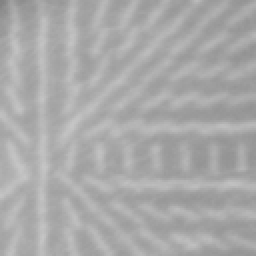
%> input picture Procesamiento de imagenes/New folder/guia6 (1)/guia6/test_arc/test_arc_13.png, 128 x 128 px (shown 2 times larger); its folder holds 4 pictures in this run
$ octave carga1.m   (GNU Octave 9; MATLAB toolbox functions it lacks are replaced by stand-ins)
%> lines starting %> are read from the running program, lines starting %| are printed output that depends on the picture
### Procesamiento de imagenes/New folder/guia6 (1)/guia6 (1)/guia6/guia6/funcionlbp.m
function [VCK,x,y]=funcionlbp(I)

[f,c]=size(I);
Pesos=[1 2 4 ; 128 1 8 ; 64 32 16];
I1=zeros(3,3);
x=[1;2;4;8;16;32;64;128];
y=zeros(1,8);
n=0; p=0; q=0; r=0; s=0; t=0; u=0; v=0;
for i=2:1:f-1
    for j=2:1:c-1

     if I(i-1,j-1)>=I(i,j)
        I1(1,1)=1;
        else
        I1(1,1)=0;
     end
     if I(i-1,j)>=I(i,j)
        I1(1,2)=1;
     else
        I1(1,2)=0;
     end

     if I(i-1,j+1)>=I(i,j)
        I1(1,3)=1;
     else
        I1(1,3)=0;
     end

     if I(i,j-1)>=I(i,j)
        I1(2,1)=1;
     else
        I1(2,1)=0;
     end

     if I(i,j)==I(i,j)
        I1(2,2)=0;
     end

     if I(i,j+1)>=I(i,j)
        I1(2,3)=1;
     else
        I1(2,3)=0;
     end

     if I(i+1,j-1)>=I(i,j)
        I1(3,1)=1;
     else
        I1(3,1)=0;
     end

     if I(i+1,j)>=I(i,j)
        I1(3,2)=1;
     else
        I1(3,2)=0;
     end

     if I(i+1,j+1)>=I(i,j)
        I1(3,3)=1;
     else
        I1(3,3)=0;
     end

     G=I1.*Pesos;
     H=sum(sum(G));
     VCK(i-1,j-1)=H;

    end
end


for i=2:1:f-1
    for j=2:1:c-1

     if I(i-1,j-1)>=I(i,j)
        I1(1,1)=1;
        else
        I1(1,1)=0;
     end
     if I(i-1,j)>=I(i,j)
        I1(1,2)=1;
     else
        I1(1,2)=0;
     end

     if I(i-1,j+1)>=I(i,j)
        I1(1,3)=1;
     else
        I1(1,3)=0;
     end

     if I(i,j-1)>=I(i,j)
        I1(2,1)=1;
     else
        I1(2,1)=0;
     end

     if I(i,j)==I(i,j)
        I1(2,2)=0;
     end

     if I(i,j+1)>=I(i,j)
        I1(2,3)=1;
     else
        I1(2,3)=0;
     end

     if I(i+1,j-1)>=I(i,j)
        I1(3,1)=1;
     else
        I1(3,1)=0;
     end

     if I(i+1,j)>=I(i,j)
        I1(3,2)=1;
     else
        I1(3,2)=0;
     end

     if I(i+1,j+1)>=I(i,j)
        I1(3,3)=1;
     else
        I1(3,3)=0;
     end

 G=I1.*Pesos;
[f,c]=size(G);

for l=1:1:f
    for k=1:1:c
        m=G(l,k);
        if m==1
           n=1+n;
           y(1,1)=n;
        end
        if m==2
           p=1+p;
           y(1,2)=p;
        end
        if m==4
           q=1+q;
           y(1,3)=q;
        end
        if m==8
           r=1+r;
           y(1,4)=r;
        end
        if m==16
           s=1+s;
           y(1,5)=s;
        end
        if m==32
           t=1+t;
           y(1,6)=t;
        end
        if m==64
           u=1+u;
           y(1,7)=u;
        end
        if m==128
           v=1+v;
           y(1,8)=v;
        end
    end
end


    end


end


end

### Procesamiento de imagenes/New folder/guia6 (1)/guia6 (1)/guia6/haralickTextureFeatures.m
function [x] = haralickTextureFeatures(coOcMat, xFeatures)
%Calculates all Haralick Features.
%
% Source:           http://haralick.org/journals/TexturalFeatures.pdf
%
%
% input:            glcm - Co-Occurence-Matrix. see matlab documentation glcm
%                   merkmale (optional) - Feature, which should be
%                   calculated
%
% output:           x - vector with the following features:
%
%               x1  Angular Second Moment (Energy) [checked]
%               x2  Contrast [checked]
%               x3  Correlation [checked]
%               x4  Variance [checked]
%               x5  Inverse Difference Moment (Homogeneity) [checked]
%               x6  Sum Average [checked]
%               x7  Sum Variance [approxemitly (cut out zeros)]
%               x8  Sum Entropy [checked]
%               x9  Entropy [cut out zeros]
%               x10 Difference Variance [approxemitly]
%               x11 Difference Entropy [checked]
%               x12 Information Measure of Correlation I [checked]
%               x13 Information Measure of Correlation II [approxemitly]
%               x14 Maximal Correlation Coefficient [no reference]
%
%
% NOTES:        If x14 Maximal Correlation Coefficient is complex then the
%               magnitude of MCC will be calculate.
%               See the haralick paper to understand the code.
%
% Info:         ver_1.0


% check input
if nargin == 1
    xFeatures = 1 : 14;
end

% initialize x
x = zeros(14,1);

% normalize glcm
coOcMat = coOcMat./sum(coOcMat(:));

%% Some pre-calculation:
% columns and rows
if sum(xFeatures == 2) == 1 | ... % Contrast
        sum(xFeatures == 3) == 1 | ... % Correlation
        sum(xFeatures == 4) == 1 | ... % Variance
        sum(xFeatures == 5) == 1 | ... % Inverse Difference Moment
        sum(xFeatures == 6) == 1 | ... % Sum Average
        sum(xFeatures == 7) == 1 | ... % Sum Variance
        sum(xFeatures == 8) == 1 | ... % Sum Entropy
        sum(xFeatures == 10) == 1 | ...% Difference Variance
        sum(xFeatures == 11) == 1 | ...% Difference Entropy
        sum(xFeatures == 14) == 1 % Maximal Correlation Coefficient
    sizecoOcMat = size(coOcMat);
    [col,row] = meshgrid(1:sizecoOcMat(1),1:sizecoOcMat(2));
end

% average and standarddeviation
if sum(xFeatures == 3) == 1 | ... % correlation
        sum(xFeatures == 10) == 1 % difference variance


    rowMean =  sum( row(:).*coOcMat(:) );
    colMean = sum( col(:).*coOcMat(:) );
    rowStd = sqrt( sum( (row(:)-rowMean).^2 .* coOcMat(:) ) );
    colStd = sqrt( sum( (col(:)-colMean).^2 .* coOcMat(:) ) );
end

% sum of rows p_y(i) und sum of columns p_x(j)
if sum(xFeatures == 12) == 1 |...% Information Measures of Correlation I
        sum(xFeatures == 13) == 1|... % Information Measures of Correlation II
        sum(xFeatures == 14) == 1 % Maximal Correlation Coefficient

    rowCoOcMat = sum(coOcMat,2); %sum of rows p_y(i)
    colCoOcMat = sum(coOcMat); %sum of columns p_x(i)
end

% p_x+y
if sum(xFeatures == 6)==1 |... % Sum Average
        sum(xFeatures == 7)==1 |... % Sum Variance
        sum(xFeatures == 8)==1 % Sum Entropy

    start = -(sizecoOcMat(1) -1);
    stop = sizecoOcMat(1) -1;

    % Rotate Matrix 90
    coOcMat90 = rot90(coOcMat);

    % Initilisiere p_x+y
    p_XplusY = zeros((2*sizecoOcMat(1))-1,1);

    k = 1;
    for index = start : stop
        p_XplusY(k) = sum( diag(coOcMat90,index) );
        k = k + 1;
    end
end

% Initialize  p_x-y
if sum(xFeatures == 10)==1 |... % Difference Variance
        sum(xFeatures == 11)==1 % Difference Entropy

    start = 1;
    stop = sizecoOcMat(1)-1;

    % Initialize p_XminusY
    p_XminusY = zeros(sizecoOcMat(1),1);
    p_XminusY(1) = sum (diag(coOcMat,0) );

    k = 2;
    for index = start : stop
        p_XminusY(k) = sum( [diag(coOcMat,index);
            diag(coOcMat,-index)] );
        k = k + 1;
    end
end


%% Haralick Feature Calculations
for f = xFeatures
    switch f
        case 1 % Energy (Angular Second Moment)
            x(1) = sum( coOcMat(:).^2 );

        case 2  % Contrast
            matrix = ( abs(row - col).^2 ) .* coOcMat;
            x(2) = sum( matrix(:) );

        case 3  % Correlation
            zaehler = sum ((row(:) - rowMean) .*...
                (col(:) - colMean) .*  coOcMat(:));
            denominator = rowStd * colStd;
            x(3) = zaehler/denominator;

        case 4 % Variance
            x(4) = sum( (row(:)-mean(coOcMat(:))).^2 .*coOcMat(:) );

        case 5 % Inverse Difference Moment
            x(5) = sum( coOcMat(:) ./ ( 1+ (row(:)-col(:)).^2 ) );

        case 6 % Sum Average
            x(6) = sum( (2:(2*sizecoOcMat(1)))' .* p_XplusY );

        case 7 % Sum Variance
            x(8) = - sum( p_XplusY(p_XplusY~=0) .* ...
                log(p_XplusY(p_XplusY~=0)) );

            x(7) = sum( ((2:(2*sizecoOcMat(1)))' -...
                x(12)).^2 .* p_XplusY  );

        case 8 % Sum Entropy
            if ~x(8) % if it is not calculate in case 7
                x(8) = - sum( p_XplusY(p_XplusY~=0) .*...
                    log(p_XplusY(p_XplusY~=0)) );
            end

        case 9 % Entropy
            x(9) = - sum( coOcMat(coOcMat~=0) .*...
                log2(coOcMat(coOcMat~=0)) );

        case 10 % Difference Variance
            x(10) = sum( ((0:sizecoOcMat(1)-1)' -...
                mean(p_XminusY)).^2 .* p_XminusY);

        case 11 % Difference Entropy
            x(11) = - sum( p_XminusY(p_XminusY~=0) .*...
                log(p_XminusY(p_XminusY~=0)) );

        case 12 % Information Measures of Correlation I
            if x(12)
                x(9) = - sum( coOcMat(coOcMat~=0) .*...
                    log2(coOcMat(coOcMat~=0)) );
            end
            % Cuto out all zeros:
            logrc  = log2( rowCoOcMat*colCoOcMat ); % 256x1 * 1x256
            %Matrixmultiplication
            logrc(logrc == -Inf) = 0; % cut out Inf
            HXY1 = - sum( coOcMat(:).* logrc(:) ); %product of elements
            % between co-occurence-matrix and the logarithmetic matrix
            numerator = x(9) - HXY1;

            % calculate off HX, Entropy of sum of columns
            logc = log2(colCoOcMat);
            logc(logc==-Inf) = 0;
            HX = - sum( colCoOcMat .* logc );

            % calculate off HY, Entropy of sum of columns
            logr = log2( rowCoOcMat );
            logr(logr==-Inf) = 0;
            HY = - sum( rowCoOcMat .* logr );

            % max value
            denominator = max([HX HY]);
            x(12) = numerator / denominator;

        case 13 % Information Measures of Correlation II
            if x(9)
                x(9) = - sum( coOcMat(coOcMat~=0) .*...
                    log2(coOcMat(coOcMat~=0)) );
            end
            logrc  = log2( rowCoOcMat*colCoOcMat ); % 256x1 * 1x256
            %Matrixmultiplication
            logrc(logrc == -Inf) = 0;
            HXY2 = - sum( sum( (rowCoOcMat * colCoOcMat) .* logrc ));
            x(13) =  (  ( 1 - exp(-2*(HXY2 - x(9))) )  ).^(1/2);

        case 14 % Maximal Correlation Coefficient

            % Initialise Q
            Q = zeros(sizecoOcMat(1),sizecoOcMat(2));

            for i = 1 : sizecoOcMat(1)
                Q(i,:) = ( coOcMat(i,:)./rowCoOcMat(i) ) .*...
                    sum( coOcMat(i,:).*colCoOcMat );
            end

            % cut out nans
            Q(isnan(Q)) = 0;

            eigenvec = eig(Q);

            % Find largest eigenvec and delete
            eigenvec(eigenvec==max(eigenvec))=[];

            % Sqrt of second largest eigenvec
            x(14) = sqrt( max(eigenvec) );

            % calculate magnitude of Maximal Correlation Coefficient
            if imag(x(14))
                x(14) = abs(x(14));
            end

    end
end
end

### Procesamiento de imagenes/New folder/guia6 (1)/guia6 (1)/guia6/guia6/carga1.m
clear all
close all
clc
pad=('C:\Users\Practica\Downloads\guia6\guia6\test_arc');  %direction of the folder that contains the images.
cd(pad)                                              % set the actual path.
imagenes=dir(fullfile(pad,'*.png')); % search all files with the .png extensi髇.
for i=1:1:length(imagenes) %use each IMAGE OF THE COLLECTION.
    nombre=imagenes(i).name;
    Ib=imread(nombre);
%> Ib is the input picture: size 128x128 uint8; min 130, max 197, mean 169.4
    [VCK,x,y]=funcionlbp(Ib);
%> after the loop in funcionlbp, `for i=2:1:f-1`:
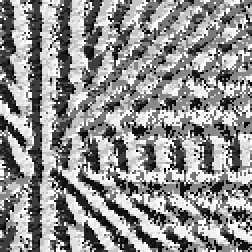
%> VCK: size 126x126 double (shown 2 times larger); min 0, max 255, mean 143.4
%> after the loop in funcionlbp, `for i=2:1:f-1`: I1 = [1 1 1; 1 0 1; 0 1 0]
%> after the loop in funcionlbp, `for i=2:1:f-1`: I1 = [0 1 1; 0 0 1; 0 1 1]; n = 109; p = 134; q = 155; r = 180; s = 179; t = 174; u = 143; v = 121; y = [109 134 155 180 179 174 143 121]
%> x = [1; 2; 4; 8; 16; 32; 64; 128]; y = [109 134 155 180 179 174 143 121]
    gtb=graycomatrix(VCK);
%> gtb = [0 0 0 0 0 0 0 162; 0 0 0 0 0 0 0 0; 0 0 0 0 0 0 0 0; 0 0 0 0 0 0 0 0; 0 0 0 0 0 0 0 0; 0 0 0 0 0 0 0 0; 0 0 0 0 0 0 0 0; 164 0 0 0 0 0 0 15424]
    b(:,i)= haralickTextureFeatures(gtb,1:14);
%> in haralickTextureFeatures, `coOcMat = coOcMat./sum(coOcMat(:));`: coOcMat = [0 0 0 0 0 0 0 0.0103; 0 0 0 0 0 0 0 0; 0 0 0 0 0 0 0 0; 0 0 0 0 0 0 0 0; 0 0 0 0 0 0 0 0; 0 0 0 0 0 0 0 0; 0 0 0 0 0 0 0 0; 0.0104 0 0 0 0 0 0 0.979]
%> in haralickTextureFeatures, `rowMean =  sum( row(:).*coOcMat(:) );`: rowMean = 7.93
%> in haralickTextureFeatures, `rowStd = sqrt( sum( (row(:)-rowMean).^2 .* coOcMat(:) ) );`: rowStd = 0.706
%> in haralickTextureFeatures, `colStd = sqrt( sum( (col(:)-colMean).^2 .* coOcMat(:) ) );`: colStd = 0.711
%> in haralickTextureFeatures, `rowCoOcMat = sum(coOcMat,2);`: rowCoOcMat = [0.0103; 0; 0; 0; 0; 0; 0; 0.99]
%> in haralickTextureFeatures, `colCoOcMat = sum(coOcMat);`: colCoOcMat = [0.0104 0 0 0 0 0 0 0.99]
%> in haralickTextureFeatures, `coOcMat90 = rot90(coOcMat);`: coOcMat90 = [0.0103 0 0 0 0 0 0 0.979; 0 0 0 0 0 0 0 0; 0 0 0 0 0 0 0 0; 0 0 0 0 0 0 0 0; 0 0 0 0 0 0 0 0; 0 0 0 0 0 0 0 0; 0 0 0 0 0 0 0 0; 0 0 0 0 0 0 0 0.0104]
%> after the loop in haralickTextureFeatures, `for index = start : stop`: p_XplusY = [0; 0; 0; 0; 0; 0; 0; 0.0207; 0; 0; 0; 0; 0; 0; 0.979]
%> after the loop in haralickTextureFeatures, `for index = start : stop`: p_XminusY = [0.979; 0; 0; 0; 0; 0; 0; 0.0207]
%> the loop in haralickTextureFeatures, `for f = xFeatures` made 14 passes
%> (HXY1, numerator, HX, HY, denominator) on pass 12: (0.166, -0.000156, 0.0835, 0.0827, 0.0835)
%> (zaehler, denominator) on pass 3: (-0.00525, 0.502)
%> after the loop in haralickTextureFeatures, `for f = xFeatures`: Q = [0 0 0 0 0 0 0 0.0102; 0 0 0 0 0 0 0 0; 0 0 0 0 0 0 0 0; 0 0 0 0 0 0 0 0; 0 0 0 0 0 0 0 0; 0 0 0 0 0 0 0 0; 0 0 0 0 0 0 0 0; 0.0102 0 0 0 0 0 0 0.959]; eigenvec = [-0.000108; 0; 0; 0; 0; 0; 0]; logc = [-6.59 0 0 0 0 0 0 -0.0151]; logr = [-6.6; 0; 0; 0; 0; 0; 0; -0.0149]; logrc = [-13.19 0 0 0 0 0 0 -6.62; 0 0 0 0 0 0 0 0; 0 0 0 0 0 0 0 0; 0 0 0 0 0 0 0 0; 0 0 0 0 0 0 0 0; 0 0 0 0 0 0 0 0; 0 0 0 0 0 0 0 0; -6.6 0 0 0 0 0 0 -0.03]; matrix = [0 0 0 0 0 0 0 0.504; 0 0 0 0 0 0 0 0; 0 0 0 0 0 0 0 0; 0 0 0 0 0 0 0 0; 0 0 0 0 0 0 0 0; 0 0 0 0 0 0 0 0; 0 0 0 0 0 0 0 0; 0.51 0 0 0 0 0 0 0]; x = [0.959; 1.01; -0.0105; 63.1; 0.98; 15.86; 252.4; 0.101; 0.166; 0.994; 0.101; -0.00187; 0.0177; 0]


end
%> pass 2 of the loop `for i=1:1:length(imagenes)`:
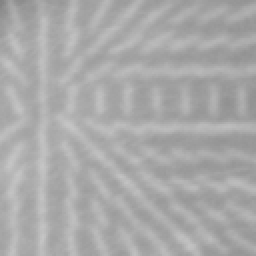
%> input picture Procesamiento de imagenes/New folder/guia6 (1)/guia6/test_arc/test_arc_15.png, 128 x 128 px (shown 2 times larger)
%> Ib is the input picture: size 128x128 uint8; min 131, max 197, mean 169.4
%> after the loop in funcionlbp (call 2), `for i=2:1:f-1`:
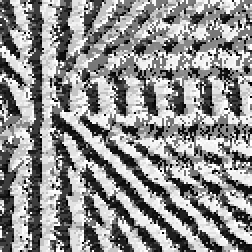
%> VCK: size 126x126 double (shown 2 times larger); min 0, max 255, mean 143.4; mean of the top-left, top-right, bottom-left and bottom-right quarters 142, 153.5, 137.1, 141.1
%> after the loop in funcionlbp (call 2), `for i=2:1:f-1`: I1 = [1 1 1; 0 0 1; 0 0 0]
%> after the loop in funcionlbp (call 2), `for i=2:1:f-1`: I1 = [1 1 1; 1 0 1; 1 1 1]; n = 103; p = 131; q = 158; r = 177; s = 191; t = 180; u = 154; v = 116; y = [103 131 158 177 191 180 154 116]
%> gtb = [0 0 0 0 0 0 0 181; 0 0 0 0 0 0 0 0; 0 0 0 0 0 0 0 0; 0 0 0 0 0 0 0 0; 0 0 0 0 0 0 0 0; 0 0 0 0 0 0 0 0; 0 0 0 0 0 0 0 0; 182 0 0 0 0 0 0 15387]
%> the loop in haralickTextureFeatures (call 2), `for f = xFeatures` made 14 passes
%> (HXY1, numerator, HX, HY, denominator) on pass 12: (0.181, -0.000194, 0.0909, 0.0905, 0.0909)
%> pass 3 of the loop `for i=1:1:length(imagenes)`:
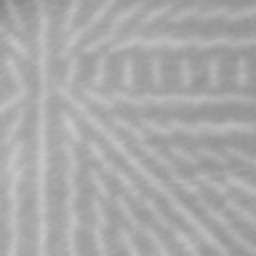
%> input picture Procesamiento de imagenes/New folder/guia6 (1)/guia6/test_arc/test_arc_16.png, 128 x 128 px (shown 2 times larger)
%> Ib is the input picture: size 128x128 uint8; min 133, max 198, mean 169.5
%> after the loop in funcionlbp (call 3), `for i=2:1:f-1`:
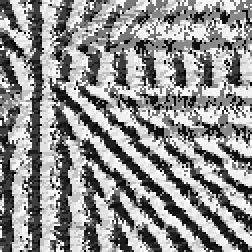
%> VCK: size 126x126 double (shown 2 times larger); min 0, max 255, mean 143.7
%> after the loop in funcionlbp (call 3), `for i=2:1:f-1`: I1 = [1 1 1; 0 0 1; 0 0 0]
%> after the loop in funcionlbp (call 3), `for i=2:1:f-1`: I1 = [1 1 1; 1 0 1; 1 1 1]; n = 108; p = 120; q = 151; r = 180; s = 197; t = 187; u = 153; v = 128; y = [108 120 151 180 197 187 153 128]
%> gtb = [0 0 0 0 0 0 0 187; 0 0 0 0 0 0 0 0; 0 0 0 0 0 0 0 0; 0 0 0 0 0 0 0 0; 0 0 0 0 0 0 0 0; 0 0 0 0 0 0 0 0; 0 0 0 0 0 0 0 0; 187 0 0 0 0 0 0 15376]
%> the loop made 4 passes; the first 3 are shown
b=b';
media=mean(b);
% [4 lines of commented-out code are left out]
